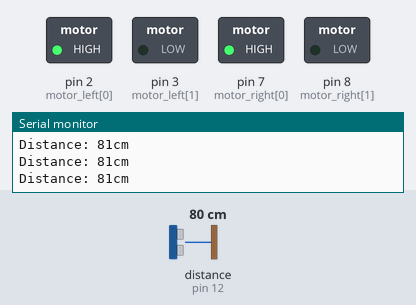
Recording of a sketch running on a simulated Arduino Uno, built with avr-gcc and run on an emulated ATmega328P. Parts: switched loads named in the sketch (green lamp = pin HIGH), the last lines printed to the serial monitor. The test bench sets the inputs (shaded band); at power-on: distance to the obstacle (sensor on pin 12) 80 cm. The echo pulse lasts 58.3 µs per cm.

Above: at 1.2 s.
1.3 s: distance to the obstacle (sensor on pin 12) set to 21 cm
2.8 s: distance to the obstacle (sensor on pin 12) set to 18 cm
At 3.2 s:
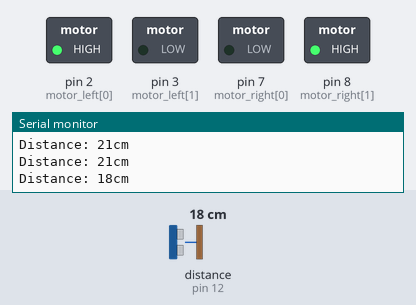
4.3 s: distance to the obstacle (sensor on pin 12) set to 35 cm
At 6.3 s:
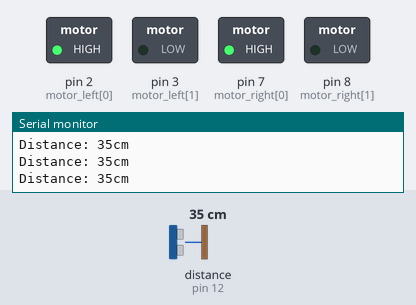
6.6 s: distance to the obstacle (sensor on pin 12) set to 2 cm
At 8.0 s:
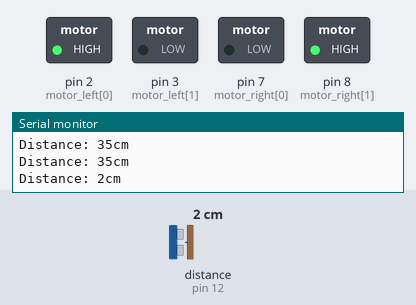
Timing chart, 0 to 9.1 s (numbered marks = the images above; inputs shaded):
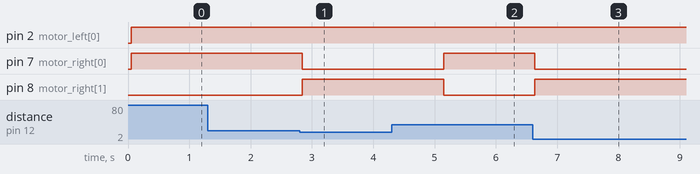

Measured:
- the behaviour switches between 20 and 19 cm on distance to the obstacle (sensor on pin 12) (found by bisection; images 0 and 1)
- after the input at 2.8 s, pin 7 (motor_right[0]): HIGH → LOW at once; pin 8 (motor_right[1]): LOW → HIGH at once
- after the input at 4.3 s, pin 7 (motor_right[0]): LOW → HIGH after 0.85 s; pin 8 (motor_right[1]): HIGH → LOW after 0.85 s
- after the input at 6.6 s, pin 7 (motor_right[0]): HIGH → LOW at once; pin 8 (motor_right[1]): LOW → HIGH at once

The sketch:

obstacle_detection_robot.ino
```cpp
// Motor Code Adopted From: http://www.instructables.com/id/Control-your-motors-with-L293D-and-Arduino/?ALLSTEPS
// Ping Code Adopted From: https://bitbucket.org/teckel12/arduino-new-ping/wiki/Home#!single-pin-sketch

#include <NewPing.h>

#define PING_PIN  12  // Arduino pin tied to both trigger and echo pins on the ultrasonic sensor.
#define PING_MAX_DISTANCE 200 // Maximum distance we want to ping for (in centimeters). Maximum sensor distance is rated at 400-500cm.

NewPing sonar(PING_PIN, PING_PIN, PING_MAX_DISTANCE); // NewPing setup of pin and maximum distance.

#define MAX_DISTANCE_FROM_OBSTACLE_IN_CMS 20 // Change this if needed, depending on position of the ultrasonic sensor in the robot chasis

int motor_left[] = {2, 3};
int motor_right[] = {7, 8};

void setup() {
  Serial.begin(9600);
  for(int i = 0; i < 2; i++){
    pinMode(motor_left[i], OUTPUT);
    pinMode(motor_right[i], OUTPUT);
  }
}

void loop() {
  delay(50);  // Wait 50ms between pings (about 20 pings/sec). 29ms should be the shortest delay between pings.
  unsigned int distanceInCms = sonar.ping() / US_ROUNDTRIP_CM; // Send ping, get ping time in microseconds (uS) and convert it to centimeters (cm)
  Serial.println("Distance: " + String(distanceInCms) + "cm");

  if(distanceInCms != NO_ECHO && distanceInCms < MAX_DISTANCE_FROM_OBSTACLE_IN_CMS) {
    rotate_right(90);
  } else  {
    drive_forward();
  }
}

void rotate_right(int angleInDegrees) {
  for(int i=0; i< angleInDegrees; i++) {
    turn_right();
    delay(25); // Test this out and change it approriately based on your motor speed
  }
}

void drive_forward() {
  digitalWrite(motor_left[0], HIGH);
  digitalWrite(motor_left[1], LOW);

  digitalWrite(motor_right[0], HIGH);
  digitalWrite(motor_right[1], LOW);
}

void drive_backward() {
  digitalWrite(motor_left[0], LOW);
  digitalWrite(motor_left[1], HIGH);

  digitalWrite(motor_right[0], LOW);
  digitalWrite(motor_right[1], HIGH);
}

void turn_left() {
  digitalWrite(motor_left[0], LOW);
  digitalWrite(motor_left[1], HIGH);

  digitalWrite(motor_right[0], HIGH);
  digitalWrite(motor_right[1], LOW);
}

void turn_right() {
  digitalWrite(motor_left[0], HIGH);
  digitalWrite(motor_left[1], LOW);

  digitalWrite(motor_right[0], LOW);
  digitalWrite(motor_right[1], HIGH);
}

void motor_stop(){
  digitalWrite(motor_left[0], LOW);
  digitalWrite(motor_left[1], LOW);

  digitalWrite(motor_right[0], LOW);
  digitalWrite(motor_right[1], LOW);
}
```
